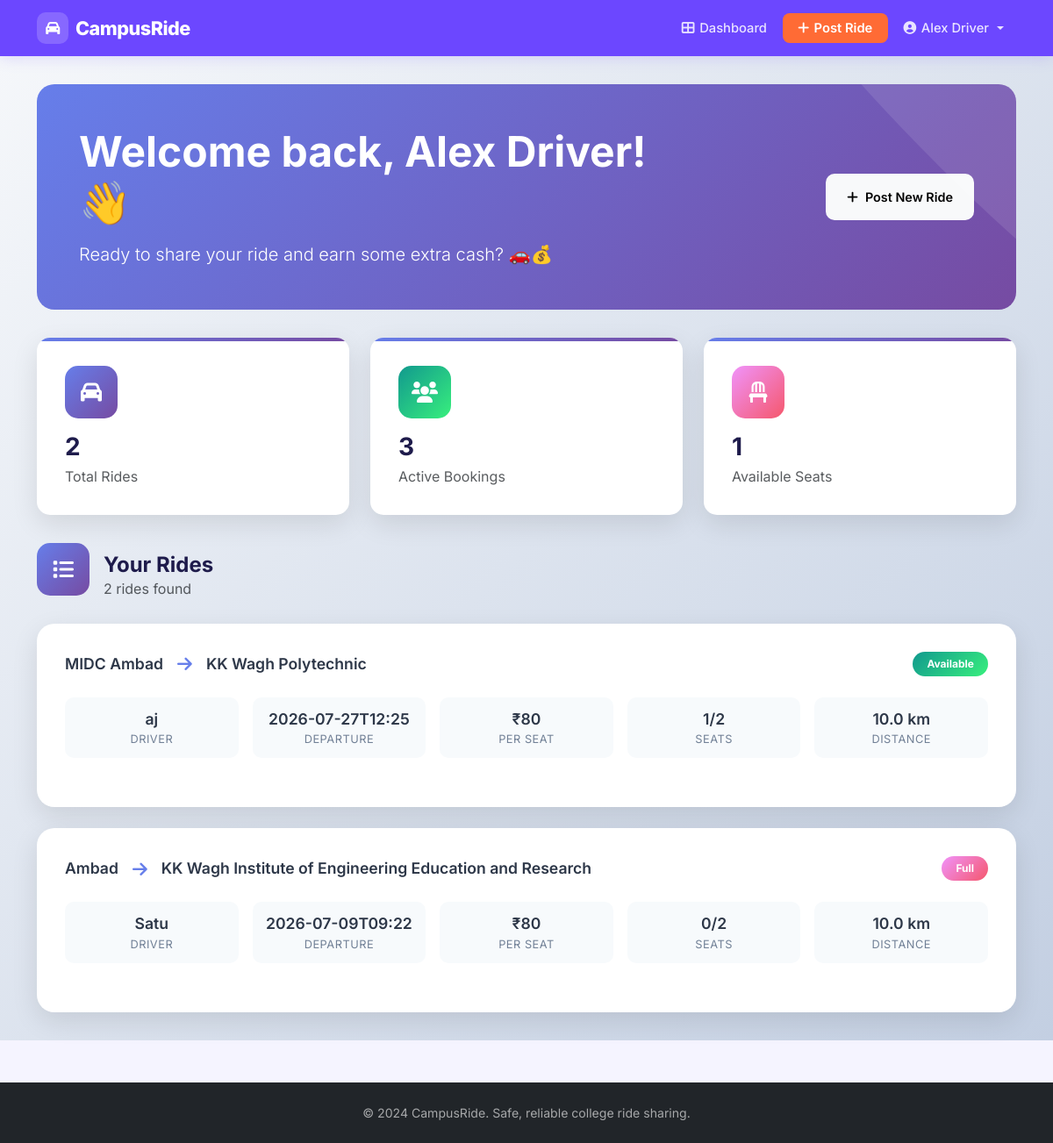
The app's page /dashboard (signed in) with its own data.
### app.py (models this page shows)
class Ride(db.Model):
    __tablename__ = 'rides'
    id = db.Column(db.Integer, primary_key=True)
    driver_email = db.Column(db.String(255), db.ForeignKey('users.email'), nullable=False)
    driver_name = db.Column(db.String(255), nullable=False)
    origin = db.Column(db.Text, nullable=False)
    destination = db.Column(db.Text, nullable=False)
    departure_time = db.Column(db.String(50), nullable=False)
    seats_available = db.Column(db.Integer, nullable=False)
    price_per_seat = db.Column(db.Numeric(10, 2), default=0.00)
    route_waypoints = db.Column(db.Text)
    ride_status = db.Column(db.String(50), default='active')
    completed_at = db.Column(db.String(50))
    distance_km = db.Column(db.Numeric(5, 2), default=0.00)
    created_at = db.Column(db.String(50), nullable=False)
    bookings = db.relationship('Booking', backref='ride', lazy=True, cascade='all, delete-orphan')
    messages = db.relationship('ChatMessage', backref='ride', lazy=True, cascade='all, delete-orphan')

### app.py (the view)
@app.route('/dashboard')
def dashboard():
    if 'email' not in session:
        flash('You must be logged in to see this page.', 'error')
        return redirect(url_for('login'))
    search_from = request.args.get('search_from', '')
    search_to = request.args.get('search_to', '')
    min_price = request.args.get('min_price', type=float)
    max_price = request.args.get('max_price', type=float)
    min_seats = request.args.get('min_seats', type=int)
    departure_date = request.args.get('departure_date', '')
    query = Ride.query.filter(
        (Ride.ride_status != 'completed') | (Ride.ride_status == None)
    )
    if search_from:
        query = query.filter(Ride.origin.ilike(f'%{search_from}%'))
    if search_to:
        query = query.filter(Ride.destination.ilike(f'%{search_to}%'))
    if min_price is not None:
        query = query.filter(Ride.price_per_seat >= min_price)
    if max_price is not None:
        query = query.filter(Ride.price_per_seat <= max_price)
    if departure_date:
        query = query.filter(Ride.departure_time.like(f'{departure_date}%'))
    rides = query.order_by(Ride.created_at.desc()).all()
    rides_list = []
    for ride in rides:
        ride_dict = ride_to_dict(ride)
        booked_seats = len(ride.bookings)
        ride_dict['booked_seats'] = booked_seats
        ride_dict['available_seats'] = ride_dict['seats_available'] - booked_seats
        ride_dict = parse_waypoints(ride_dict)
        if min_seats and ride_dict['available_seats'] < min_seats:
            continue
        if session.get('role') == 'driver' and ride_dict['driver_email'] == session['email']:
            ride_dict['passengers'] = [{
                'booking_id': b.id,
                'passenger_name': b.passenger_name,
                'passenger_email': b.passenger_email,
                'pickup_location': b.pickup_location,
                'dropoff_location': b.dropoff_location,
                'amount_paid': float(b.amount_paid or 0),
                'payment_status': b.payment_status,
                'booked_at': b.booked_at
            } for b in ride.bookings]
        else:
            ride_dict['passengers'] = []
        rides_list.append(ride_dict)
    return render_template('dashboard.html',
                           name=session['name'],
                           role=session.get('role', 'user'),
                           rides=rides_list,
                           session=session)

### app.py (called while the page is built)
def parse_waypoints(ride_dict):
    wp = ride_dict.get('route_waypoints')
    if wp:
        try:
            ride_dict['route_waypoints'] = json.loads(wp)
        except (json.JSONDecodeError, TypeError):
            ride_dict['route_waypoints'] = []
    else:
        ride_dict['route_waypoints'] = []
    return ride_dict

def ride_to_dict(ride):
    d = {c.name: getattr(ride, c.name) for c in ride.__table__.columns}
    d['price_per_seat'] = float(d['price_per_seat'] or 0)
    d['distance_km'] = float(d['distance_km'] or 0)
    d['amount_paid'] = float(d.get('amount_paid') or 0) if 'amount_paid' in d else 0
    return d

### templates/dashboard.html (shortened to what this page needs)
{% extends "layout.html" %}
{% block content %}
<div class="modern-dashboard">
<div class="container">
    <div class="hero-section">
        <div class="row align-items-center">
            <div class="col-lg-8">
                <h1 class="display-5 fw-bold mb-3">Welcome back, {{ name }}! 👋</h1>
                <p class="lead mb-0">
                    {% if role == 'driver' %}
                        Ready to share your ride and earn some extra cash? 🚗💰
                    {% elif role == 'passenger' %}
                        Find your perfect ride and travel smart! 🎯✨
                    {% endif %}
                </p>
            </div>
            <div class="col-lg-4 text-lg-end">
                {% if role == 'driver' %}
                <a href="{{ url_for('add_ride') }}" class="btn btn-light btn-lg px-4 py-3">
                    <i class="fas fa-plus me-2"></i>Post New Ride
                </a>
                {% endif %}
            </div>
        </div>
    </div>
    <div class="stats-grid">
        <div class="stat-card">
            <div class="stat-icon rides text-white">
                <i class="fas fa-car"></i>
            </div>
            <h3 class="fw-bold mb-1">{{ rides|length }}</h3>
            <p class="text-muted mb-0">Total Rides</p>
        </div>
        <div class="stat-card">
            <div class="stat-icon bookings text-white">
                <i class="fas fa-users"></i>
            </div>
            <h3 class="fw-bold mb-1">
                {% set total_passengers = rides|sum(attribute='booked_seats') %}
                {{ total_passengers }}
            </h3>
            <p class="text-muted mb-0">Active Bookings</p>
        </div>
        <div class="stat-card">
            <div class="stat-icon seats text-white">
                <i class="fas fa-chair"></i>
            </div>
            <h3 class="fw-bold mb-1">
                {% set total_available = rides|sum(attribute='available_seats') %}
                {{ total_available }}
            </h3>
            <p class="text-muted mb-0">Available Seats</p>
        </div>
    </div>
    <div class="d-flex align-items-center justify-content-between mb-3">
        <div class="d-flex align-items-center">
            <div class="stat-icon rides text-white me-3">
                <i class="fas fa-list"></i>
            </div>
            <div>
                <h4 class="mb-0 fw-bold">
                    {% if role == 'driver' %}Your Rides{% else %}Available Rides{% endif %}
                </h4>
                <p class="text-muted mb-0">{{ rides|length }} rides found</p>
            </div>
        </div>
    </div>
    <div class="ride-grid">
        {% if rides %}
            {% for ride in rides %}
            <div class="ride-card-modern">
                <div class="route-header">
                    <div class="route-path">
                        <span>{{ ride.origin }}</span>
                        <i class="fas fa-arrow-right route-arrow"></i>
                        <span>{{ ride.destination }}</span>
                    </div>
                    {% if ride.available_seats > 0 %}
                        <span class="badge" style="background: var(--success-gradient); color: white; padding: 0.5rem 1rem; border-radius: 20px;">Available</span>
                    {% else %}
                        <span class="badge" style="background: var(--warning-gradient); color: white; padding: 0.5rem 1rem; border-radius: 20px;">Full</span>
                    {% endif %}
                </div>
                <div class="ride-meta">
                    <div class="meta-item">
                        <div class="meta-value">{{ ride.driver_name }}</div>
                        <div class="meta-label">Driver</div>
                    </div>
                    <div class="meta-item">
                        <div class="meta-value">{{ ride.departure_time }}</div>
                        <div class="meta-label">Departure</div>
                    </div>
                    <div class="meta-item">
                        <div class="meta-value">₹{{ "%.0f"|format(ride.price_per_seat or 0) }}</div>
                        <div class="meta-label">Per Seat</div>
                    </div>
                    <div class="meta-item">
                        <div class="meta-value">{{ ride.available_seats }}/{{ ride.seats_available }}</div>
                        <div class="meta-label">Seats</div>
                    </div>
                    {% if ride.distance_km %}
                    <div class="meta-item">
                        <div class="meta-value">{{ "%.1f"|format(ride.distance_km) }} km</div>
                        <div class="meta-label">Distance</div>
                    </div>
                    {% endif %}
                </div>
            </div>
            {% endfor %}
        {% endif %}
    </div>
</div>
</div>
{% endblock %}

### templates/layout.html (style rules this page uses)
:root { --primary-color: #6c47ff; --primary-dark: #4f2fe0; --primary-light: #ede9ff; --accent-color: #ff6b35; --accent-dark: #e85520; --secondary-color: #64748b; --success-color: #10b981; --danger-color: #ef4444; --warning-color: #f59e0b; --bg-color: #f5f4ff; --card-bg: #ffffff; --text-primary: #1e1b4b; --text-muted: #6b7280; --border-color: #e5e7eb; --navbar-height: 64px; }
* { box-sizing: border-box; }
body { font-family: 'Inter', -apple-system, BlinkMacSystemFont, sans-serif; background-color: var(--bg-color); color: var(--text-primary); opacity: 0; animation: pageLoad 0.4s ease forwards; }
.btn { border-radius: 10px; font-weight: 600; font-size: 0.9rem; padding: 0.55rem 1.2rem; transition: all 0.2s ease; border: none; }
.hero-section { background: linear-gradient(135deg, var(--primary-color) 0%, var(--primary-dark) 100%); color: white; padding: 4rem 0; }

### templates/dashboard.html (style rules this page uses)
:root { --primary-gradient: linear-gradient(135deg, #667eea 0%, #764ba2 100%); --success-gradient: linear-gradient(135deg, #11998e 0%, #38ef7d 100%); --warning-gradient: linear-gradient(135deg, #f093fb 0%, #f5576c 100%); --info-gradient: linear-gradient(135deg, #4facfe 0%, #00f2fe 100%); --card-shadow: 0 10px 30px rgba(0,0,0,0.1); --hover-shadow: 0 20px 40px rgba(0,0,0,0.15); }
.modern-dashboard { background: linear-gradient(135deg, #f5f7fa 0%, #c3cfe2 100%); min-height: 100vh; padding: 2rem 0; }
.hero-section { background: var(--primary-gradient); color: white; border-radius: 20px; padding: 3rem; margin-bottom: 2rem; position: relative; overflow: hidden; }
.hero-section::before { content: ''; position: absolute; top: -50%; right: -50%; width: 100%; height: 100%; background: rgba(255,255,255,0.1); border-radius: 50%; transform: rotate(45deg); }
.stats-grid { display: grid; grid-template-columns: repeat(auto-fit, minmax(250px, 1fr)); gap: 1.5rem; margin-bottom: 2rem; }
.stat-card { background: white; border-radius: 15px; padding: 2rem; box-shadow: var(--card-shadow); transition: all 0.3s ease; position: relative; overflow: hidden; }
.stat-card::before { content: ''; position: absolute; top: 0; left: 0; width: 100%; height: 4px; background: var(--primary-gradient); }
.stat-icon { width: 60px; height: 60px; border-radius: 15px; display: flex; align-items: center; justify-content: center; font-size: 1.5rem; margin-bottom: 1rem; }
.stat-icon.rides { background: var(--primary-gradient); }
.stat-icon.bookings { background: var(--success-gradient); }
.stat-icon.seats { background: var(--warning-gradient); }
.ride-grid { display: grid; gap: 1.5rem; }
.ride-card-modern { background: white; border-radius: 20px; padding: 2rem; box-shadow: var(--card-shadow); transition: all 0.3s ease; position: relative; overflow: hidden; }
.ride-card-modern::before { content: ''; position: absolute; top: 0; left: 0; width: 5px; height: 100%; background: var(--success-gradient); transform: scaleY(0); transition: transform 0.3s ease; }
.route-header { display: flex; align-items: center; justify-content: space-between; margin-bottom: 1.5rem; }
.route-path { display: flex; align-items: center; font-size: 1.1rem; font-weight: 600; color: #2d3748; }
.route-arrow { margin: 0 1rem; color: #667eea; font-size: 1.2rem; }
.ride-meta { display: grid; grid-template-columns: repeat(auto-fit, minmax(120px, 1fr)); gap: 1rem; margin-bottom: 1.5rem; }
.meta-item { text-align: center; padding: 0.75rem; background: #f7fafc; border-radius: 10px; }
.meta-value { font-size: 1.1rem; font-weight: 600; color: #2d3748; }
.meta-label { font-size: 0.8rem; color: #718096; text-transform: uppercase; letter-spacing: 0.5px; }

### records on screen
Ride: origin "MIDC Ambad", destination "KK Wagh Polytechnic", shows "Available", driver_name "aj", departure_time "2026-07-27T12:25", price_per_seat "80", available_seats "1", seats_available "2", distance_km "10.0"
Ride: origin "Ambad", destination "KK Wagh Institute of Engineering Education and Research", shows "Full", driver_name "Satu", departure_time "2026-07-09T09:22", price_per_seat "80", available_seats "0", seats_available "2", distance_km "10.0"

### other values on screen
{{ session.name }} "Alex Driver"
{{ name }} "Alex Driver"
{{ rides|length }} "2"
{{ total_passengers }} "3"
{{ total_available }} "1"
